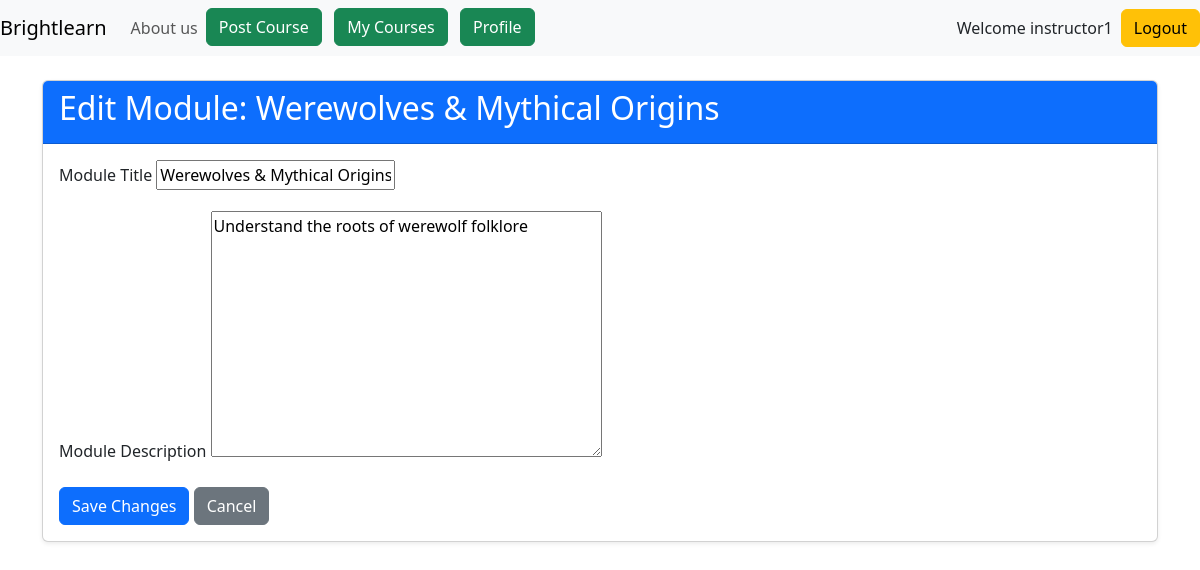
The app's page /courses/edit-module/1/ (signed in) with its own data.
### accounts/models.py (models this page shows, shortened)
class User(AbstractUser):
    name = models.CharField(max_length=70, default='name')
    contact = models.CharField(max_length=13)
    user_type = models.CharField(
        max_length=1,
        choices=(
            ('I', "Instructor"),
            ('S', "Student"),
        ),
    )

### courses/models.py (models this page shows, shortened)
class Module(models.Model):
    course = models.ForeignKey(Course,on_delete=models.CASCADE,related_name="modules")
    title = models.CharField(blank=True,null=True)
    description = models.TextField(blank=True,null=True)

### courses/views.py (the view)
# urls.py: path('edit-module/<int:module_id>/', views.edit_module, name='edit_module'),
@login_required
def edit_module(request, module_id):
    if not is_instructor(request.user):
        messages.error(request, "Only instructors can edit modules.")
        return redirect('home')
    module = get_object_or_404(Module, id=module_id, course__instructor=request.user)
    if request.method == 'POST':
        form = ModuleForm(request.POST, instance=module)
        if form.is_valid():
            form.save()
            messages.success(request, "Module updated successfully!")
            return redirect('module_content', course_id=module.course.id)
        else:
            messages.error(request, "Error updating module. Please check the form.")
    else:
        form = ModuleForm(instance=module)
    context = {
        'form': form,
        'module': module,
    }
    return render(request, 'courses/edit_module.html', context)

### courses/forms.py
class ModuleForm(ModelForm):
    class Meta:
        model = Module
        fields = ['title','description']

### courses/views.py (called while the page is built)
def is_instructor(user):
    return user.is_authenticated and user.user_type == 'I'

### courses/templates/courses/edit_module.html (shortened to what this page needs)
{% extends 'base.html' %}
{% block main %}
<div class="container mt-4">
    <div class="card shadow-sm">
        <div class="card-header bg-primary text-white">
            <h2>Edit Module: {{ module.title }}</h2>
        </div>
        <div class="card-body">
            <form method="POST">
                <div class="mb-3">
                    <label for="{{ form.title.id_for_label }}" class="form-label">Module Title</label>
                    {{ form.title }}
                </div>
                <div class="mb-3">
                    <label for="{{ form.description.id_for_label }}" class="form-label">Module Description</label>
                    {{ form.description }}
                </div>
                <button type="submit" class="btn btn-primary">Save Changes</button>
                <a href="{% url 'module_content' module.course.id %}" class="btn btn-secondary">Cancel</a>
            </form>
        </div>
    </div>
</div>
{% endblock %}

### templates/base.html (shortened to what this page needs)
<!doctype html>
<html lang="en">
    <head>
        <link
            href="https://cdn.jsdelivr.net/npm/bootstrap@5.3.2/dist/css/bootstrap.min.css"
            rel="stylesheet"
        />
    </head>
    <body>
        <header>
             <nav class="navbar navbar-expand-md navbar-light bg-light">
                <a class="navbar-brand" href="{% url 'home' %}">Brightlearn</a>
                <div class="collapse navbar-collapse" id="collapsibleNavId">
                    <ul class="navbar-nav mr-auto mt-2 mt-lg-0">
                        <li class="nav-item active">
                            <a class="nav-link" href="{% url "about_us" %}">About us </a>
                        </li>
                        {% if request.user.is_authenticated %}
                            {% if request.user.user_type == 'I' %}
                                <li class="nav-item">
                                     <a class="btn btn-success" href="{% url 'course_create'%}"> Post Course </a>
                                </li>
                                <li class="nav-item">
                                    <a class="btn btn-success" href="{% url 'my_courses' %}"> My Courses </a>
                                </li>
                            {% endif %}
                            <li class="nav-item">
                                <a class="btn btn-success" href="{% url 'profile_details' %}"> Profile </a>
                            </li>
                        {% endif %}
                    </ul>
                </div>
                <ul class="navbar-nav ml-auto mt-2 mt-lg-0">
                    {% if not request.user.is_authenticated %}
                        <li class="nav-item" style="list-style-type:none;">
                             <a class="btn btn-success" href="{% url 'login'%}"> Login </a>
                        </li>
                        &nbsp;
                        &nbsp;
                        <li class="nav-item" style="list-style-type:none;">
                            <a class="btn btn-success" href="{% url 'register'%}"> Register </a>
                        </li>
                    {% else %}
                        <p class="my-auto me-2"> Welcome {{request.user.username}}</p>
                        <a class="btn btn-warning" href="{% url "logout" %}">Logout</a>
                    {% endif %}
                </ul>
             </nav>
        </header>
        <main>
            {% block main %}
            {% endblock main %}
        </main>
    </body>
</html>

### records on screen
User: user.username "instructor1"
Module: title "Werewolves & Mythical Origins", description "Understand the roots of werewolf folklore"
